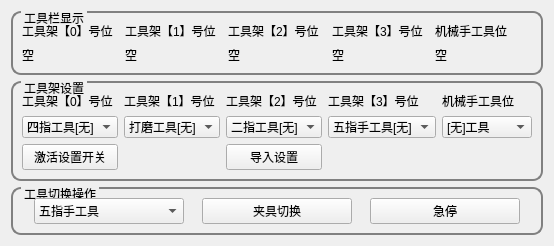
          <widget class="QWidget" name="tab_quickChange">
           <attribute name="title">
            <string>夹具快换界面</string>
           </attribute>
           <layout class="QHBoxLayout" name="horizontalLayout_8">
            <item>
             <layout class="QHBoxLayout" name="hLayout_quickChange_1">
              <item>
               <layout class="QVBoxLayout" name="vLayout_quickChange_11">
                <item>
                 <widget class="QGroupBox" name="gBox_quickChange_shelfShow">
                  <property name="styleSheet">
                   <string notr="true">QGroupBox{

border-width:2px;

border-style:solid;

border-radius: 10px;

border-color:gray;

margin-top:0.5ex;

}

QGroupBox::title{

subcontrol-origin:margin;

subcontrol-position:top left;

left:10px;

margin-left:0px;

padding:0 1px;

}</string>
                  </property>
                  <property name="title">
                   <string>工具栏显示</string>
                  </property>
                  <layout class="QHBoxLayout" name="horizontalLayout_24">
                   <item>
                    <layout class="QGridLayout" name="gLayout_quickChange_shelf">
                     <item row="1" column="2">
                      <widget class="QLabel" name="labelstatus_quickChange_shelf2">
                       <property name="text">
                        <string>空</string>
                       </property>
                      </widget>
                     </item>
                     <item row="1" column="3">
                      <widget class="QLabel" name="labelstatus_quickChange_shelf3">
                       <property name="text">
                        <string>空</string>
                       </property>
                      </widget>
                     </item>
                     <item row="1" column="0">
                      <widget class="QLabel" name="labelstatus_quickChange_shelf0">
                       <property name="text">
                        <string>空</string>
                       </property>
                      </widget>
                     </item>
                     <item row="0" column="1">
                      <widget class="QLabel" name="labeltext_quickChange_shelf1">
                       <property name="text">
                        <string>工具架【1】号位</string>
                       </property>
                      </widget>
                     </item>
                     <item row="0" column="3">
                      <widget class="QLabel" name="labeltext_quickChange_shelf3">
                       <property name="text">
                        <string>工具架【3】号位</string>
                       </property>
                      </widget>
                     </item>
                     <item row="1" column="1">
                      <widget class="QLabel" name="labelstatus_quickChange_shelf1">
                       <property name="text">
                        <string>空</string>
                       </property>
                      </widget>
                     </item>
                     <item row="0" column="0">
                      <widget class="QLabel" name="labeltext_quickChange_shelf0">
                       <property name="text">
                        <string>工具架【0】号位</string>
                       </property>
                      </widget>
                     </item>
                     <item row="0" column="2">
                      <widget class="QLabel" name="labeltext_quickChange_shelf2">
                       <property name="text">
                        <string>工具架【2】号位</string>
                       </property>
                      </widget>
                     </item>
                     <item row="0" column="4">
                      <widget class="QLabel" name="labeltext_quickChange_rbtool">
                       <property name="text">
                        <string>机械手工具位</string>
                       </property>
                      </widget>
                     </item>
                     <item row="1" column="4">
                      <widget class="QLabel" name="labelstatus_quickChange_rbtool">
                       <property name="text">
                        <string>空</string>
                       </property>
                      </widget>
                     </item>
                    </layout>
                   </item>
                  </layout>
                 </widget>
                </item>
                <item>
                 <widget class="QGroupBox" name="gBox_quickChange_set">
                  <property name="styleSheet">
                   <string notr="true">QGroupBox{

border-width:2px;

border-style:solid;

border-radius: 10px;

border-color:gray;

margin-top:0.5ex;

}

QGroupBox::title{

subcontrol-origin:margin;

subcontrol-position:top left;

left:10px;

margin-left:0px;

padding:0 1px;

}</string>
                  </property>
                  <property name="title">
                   <string>工具架设置</string>
                  </property>
                  <layout class="QHBoxLayout" name="horizontalLayout_28">
                   <item>
                    <layout class="QGridLayout" name="gLayout_quickChange_set">
                     <item row="1" column="0">
                      <widget class="QComboBox" name="cBox_quickChange_4finger">
                       <property name="maximumSize">
                        <size>
                         <width>150</width>
                         <height>50</height>
                        </size>
                       </property>
                       <item>
                        <property name="text">
                         <string>四指工具[无]</string>
                        </property>
                       </item>
                       <item>
                        <property name="text">
                         <string>四指工具[有]</string>
                        </property>
                       </item>
                      </widget>
                     </item>
                     <item row="0" column="0">
                      <widget class="QLabel" name="label_quickChange_tool0">
                       <property name="maximumSize">
                        <size>
                         <width>150</width>
                         <height>50</height>
                        </size>
                       </property>
                       <property name="text">
                        <string>工具架【0】号位</string>
                       </property>
                      </widget>
                     </item>
                     <item row="0" column="4">
                      <widget class="QLabel" name="label_quickChange_rbtool">
                       <property name="maximumSize">
                        <size>
                         <width>150</width>
                         <height>50</height>
                        </size>
                       </property>
                       <property name="text">
                        <string>机械手工具位</string>
                       </property>
                      </widget>
                     </item>
                     <item row="0" column="1">
                      <widget class="QLabel" name="label_quickChange_tool1">
                       <property name="maximumSize">
                        <size>
                         <width>150</width>
                         <height>50</height>
                        </size>
                       </property>
                       <property name="text">
                        <string>工具架【1】号位</string>
                       </property>
                      </widget>
                     </item>
                     <item row="0" column="3">
                      <widget class="QLabel" name="label_quickChange_tool3">
                       <property name="maximumSize">
                        <size>
                         <width>150</width>
                         <height>50</height>
                        </size>
                       </property>
                       <property name="text">
                        <string>工具架【3】号位</string>
                       </property>
                      </widget>
                     </item>
                     <item row="1" column="4">
                      <widget class="QComboBox" name="cBox_quickChange_tcpTool">
                       <property name="maximumSize">
                        <size>
                         <width>150</width>
                         <height>50</height>
                        </size>
                       </property>
                       <item>
                        <property name="text">
                         <string>[无]工具</string>
                        </property>
                       </item>
                       <item>
                        <property name="text">
                         <string>打磨工具</string>
                        </property>
                       </item>
                       <item>
                        <property name="text">
                         <string>二指工具</string>
                        </property>
                       </item>
                       <item>
                        <property name="text">
                         <string>四指工具</string>
                        </property>
                       </item>
                       <item>
                        <property name="text">
                         <string>灵巧手工具</string>
                        </property>
                       </item>
                      </widget>
                     </item>
                     <item row="1" column="2">
                      <widget class="QComboBox" name="cBox_quickChange_twofinger">
                       <property name="maximumSize">
                        <size>
                         <width>150</width>
                         <height>50</height>
                        </size>
                       </property>
                       <item>
                        <property name="text">
                         <string>二指工具[无]</string>
                        </property>
                       </item>
                       <item>
                        <property name="text">
                         <string>二指工具[有]</string>
                        </property>
                       </item>
                      </widget>
                     </item>
                     <item row="0" column="2">
                      <widget class="QLabel" name="label_quickChange_tool2">
                       <property name="maximumSize">
                        <size>
                         <width>150</width>
                         <height>50</height>
                        </size>
                       </property>
                       <property name="text">
                        <string>工具架【2】号位</string>
                       </property>
                      </widget>
                     </item>
                     <item row="1" column="3">
                      <widget class="QComboBox" name="cBox_quickChange_fivefinger">
                       <property name="maximumSize">
                        <size>
                         <width>150</width>
                         <height>50</height>
                        </size>
                       </property>
                       <item>
                        <property name="text">
                         <string>五指手工具[无]</string>
                        </property>
                       </item>
                       <item>
                        <property name="text">
                         <string>五指手工具[有]</string>
                        </property>
                       </item>
                      </widget>
                     </item>
                     <item row="1" column="1">
                      <widget class="QComboBox" name="cBox_quickChange_nopower">
                       <property name="maximumSize">
                        <size>
                         <width>150</width>
                         <height>50</height>
                        </size>
                       </property>
                       <item>
                        <property name="text">
                         <string>打磨工具[无]</string>
                        </property>
                       </item>
                       <item>
                        <property name="text">
                         <string>打磨工具[有]</string>
                        </property>
                       </item>
                      </widget>
                     </item>
                     <item row="2" column="0">
                      <widget class="QPushButton" name="btn_quickChange_activateSet">
                       <property name="maximumSize">
                        <size>
                         <width>150</width>
                         <height>50</height>
                        </size>
                       </property>
                       <property name="text">
                        <string>激活设置开关</string>
                       </property>
                      </widget>
                     </item>
                     <item row="2" column="2">
                      <widget class="QPushButton" name="btn_quickChange_importSet">
                       <property name="maximumSize">
                        <size>
                         <width>150</width>
                         <height>50</height>
                        </size>
                       </property>
                       <property name="text">
                        <string>导入设置</string>
                       </property>
                      </widget>
                     </item>
                    </layout>
                   </item>
                  </layout>
                 </widget>
                </item>
                <item>
                 <widget class="QGroupBox" name="gBox_quickChange_switchTool">
                  <property name="styleSheet">
                   <string notr="true">QGroupBox{

border-width:2px;

border-style:solid;

border-radius: 10px;

border-color:gray;

margin-top:0.5ex;

}

QGroupBox::title{

subcontrol-origin:margin;

subcontrol-position:top left;

left:10px;

margin-left:0px;

padding:0 1px;

}</string>
                  </property>
                  <property name="title">
                   <string>工具切换操作</string>
                  </property>
                  <layout class="QHBoxLayout" name="horizontalLayout_25">
                   <item>
                    <widget class="QComboBox" name="cBox_quickChange">
                     <property name="maximumSize">
                      <size>
                       <width>150</width>
                       <height>50</height>
                      </size>
                     </property>
                     <item>
                      <property name="text">
                       <string>五指手工具</string>
                      </property>
                     </item>
                     <item>
                      <property name="text">
                       <string>打磨工具</string>
                      </property>
                     </item>
                     <item>
                      <property name="text">
                       <string>四指手工具</string>
                      </property>
                     </item>
                     <item>
                      <property name="text">
                       <string>二指手工具</string>
                      </property>
                     </item>
                    </widget>
                   </item>
                   <item>
                    <widget class="QPushButton" name="btn_quickChange_switch">
                     <property name="maximumSize">
                      <size>
                       <width>150</width>
                       <height>50</height>
                      </size>
                     </property>
                     <property name="text">
                      <string>夹具切换</string>
                     </property>
                    </widget>
                   </item>
                   <item>
                    <widget class="QPushButton" name="btn_quickstop">
                     <property name="maximumSize">
                      <size>
                       <width>150</width>
                       <height>50</height>
                      </size>
                     </property>
                     <property name="text">
                      <string>急停</string>
                     </property>
                    </widget>
                   </item>
                  </layout>
                 </widget>
                </item>
               </layout>
              </item>
             </layout>
            </item>
           </layout>
          </widget>
